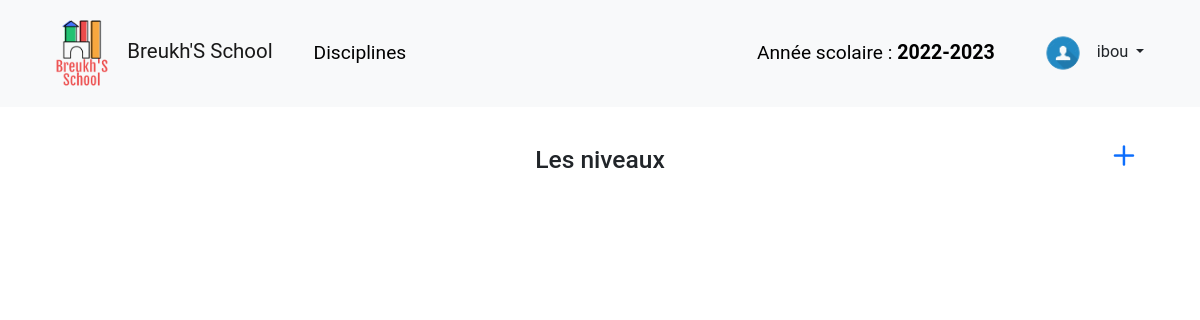
The app's page / (signed in), older data.
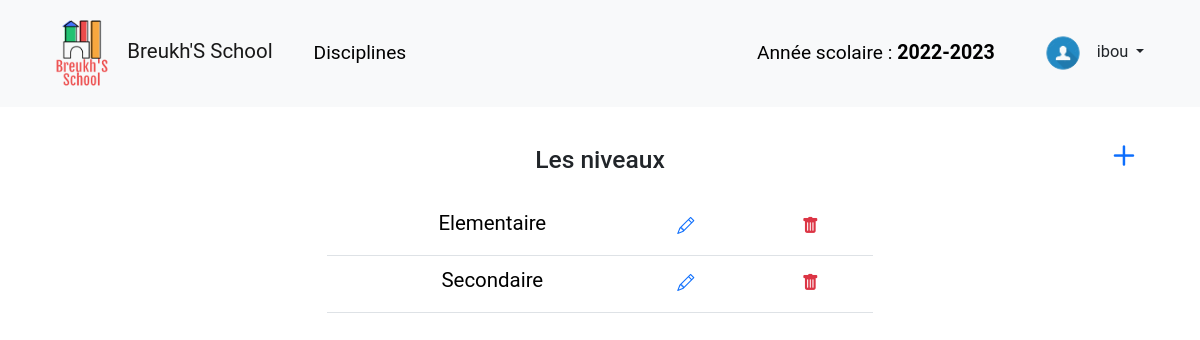
The same page, newer data.
### tables this page shows
CREATE TABLE `niveaux` (
  `id` int NOT NULL,
  `libelle` varchar(255) NOT NULL,
  `supprime` tinyint(1) NOT NULL DEFAULT '0'
);

### core/Controller.php (called while the page is built, shortened)
<?php
class Controller
{
    public function render(
        string $file,
        array $data = [],
        string $layout = NULL,
        bool $minify = false,
        array $scripts = []
    ): string {
        require_once "{$GLOBALS['viewsPath']}/$file.html.php";
        $result = ob_get_clean();
        return $result;
    }
}

### core/Router.php (called while the page is built, shortened)
<?php
class Router
{
    private static array $paths;
    public static string $namespace;
    public static function loadConfig(array $config)
    {
        foreach ($config as $route => $data)
            self::$paths[$route] = self::combine($data);
    }
    public static function execute()
    {
        [$method, $uri] = array_values(Helpers::resolveRequest());
        $ns = self::$namespace;
        if ($match = self::match($uri)) {
            $class           = $match['class'];
            $action          = $match['action'];
            $request_methods = $match['request_methods'];
            $args = '';
            if (
                empty($request_methods) ||
                (!empty($request_methods) && in_array($method, $request_methods))
            ) {
                eval("use $ns\\$class;(new $class())->$action($args);");
                return;
            }
        }
    }
    public static function getURLs()
    {
        $urls = [];
        foreach (self::$paths as $path => $values) {
            if (!empty($values['name']))
                if ($pos = strpos($path, '{')) {
                    $path = substr($path, 0, $pos);
                }
            $urls[$values['name']] = $path;
        }
        return $urls;
    }
    private static function match(string $uri): array|false
    {
        if ($uri === '')
            $uri = '/';
        if (isset(self::$paths[$uri])) {
            return self::$paths[$uri];
        }
    }
    private static function combine(array $data): array
    {
        extract($data);
        $handler = explode('@', $handler);
        $methods = array_map(function ($item) {
            return strtoupper($item);
        }, $methods ?? []);
        return array_combine(
            [
                'name',
                'class',
                'action',
                'request_methods',
                'title'
            ],
            [$name, $handler[0], $handler[1], $methods, $title ?? NULL]
        );
    }
}

### public/index.php (called while the page is built, shortened)
<?php
\Core\Router::execute();

### core/Database.php (called while the page is built, shortened)
<?php
class Database
{
    private PDO $pdo;
    public function __construct(
        string $dbname,
        string $host = 'localhost',
        string $user = 'root',
        string $password = ''
    ) {
        try {
            $this->pdo = new PDO("mysql:dbname=$dbname;dbhost=$host", $user, $password);
            $this->pdo->setAttribute(PDO::ATTR_DEFAULT_FETCH_MODE, PDO::FETCH_ASSOC);
        }
        catch (\PDOException $e) {
            echo $e->getMessage();
        }
    }
    public function pexec(
        string $query,
        array $values = [],
        string $fetchMethod = NULL
    ): mixed {
        $stmt = $this->pdo->prepare($query);
        $val = $stmt->execute($values);
        if ($fetchMethod) {
            return $stmt->$fetchMethod();
        }
        return $val;
    }
}

### src/Model/NiveauxModel.php (called while the page is built, shortened)
<?php
class NiveauxModel
{
    private Database $db;
    public function __construct(Database $db)
    {
        $this->db = $db;
    }
    public function getNiveaux()
    {
        return $this->db->pexec(
            'SELECT * FROM niveaux WHERE supprime = 0',
            [],
            'fetchAll'
        );
    }
}

### src/BaseController.php (called while the page is built, shortened)
<?php
class BaseController extends Controller
{
    public function __construct()
    {
        $this->db = new Database(
            dbname: 'gnotes',
            user: 'isyll',
            password: 'xCplm_'
        );
        $this->niveauxModel     = new NiveauxModel($this->db);
    }
}

### view/niveaux.html.php (the view, shortened to what the changed rows need)
<div class="container w-100">
    <div class="row position-relative">
        <div class="m-auto col-10 col-lg-6">
            <table class="table table-hover">
                <tbody>
                    <?php if (isset($niveaux)): ?>
                        <?php foreach ($niveaux as $n): ?>
                            <tr>
                                <td>
                                </td>
                                <td>
                                    <a href="<?= $urls['list-classes'] ?><?= $n['id'] ?>">
                                        <button class="btn btn-link p-0 fs-5 text-decoration-none text-black">
                                            <?= $n['libelle'] ?>
                                        </button>
                                    </a>
                                </td>
                                <td>
                                    <button class="dataClickTransfer btn btn-link" data-bs-toggle="modal"
                                        data-bs-target="#editNiveau" dataToTransfer="<?= $n['id'] ?>" dataTargetId="#niveauId">
                                        <a href="#" data-bs-toggle="tooltip" data-bs-title="Modifier">
                                            <i class="bi bi-pencil"></i>
                                        </a>
                                    </button>
                                </td>
                                <td>
                                    <form class="delete-niveau-form" action="<?= $urls['delete-niveau'] ?>" method="post">
                                        <button type="submit" data-bs-toggle="modal" data-bs-target="#confirmDeleteNiveau"
                                            class="delete-btn btn btn-link text-danger">
                                            <a href="#" data-bs-toggle="tooltip" data-bs-title="Supprimer">
                                                <i class="text-danger bi bi-trash-fill"></i>
                                            </a>
                                        </button>
                                    </form>
                                </td>
                            </tr>
                        <?php endforeach ?>
                    <?php endif ?>
                </tbody>
            </table>
        </div>
    </div>
</div>

Row changes from the older to the newer data that the page shows:
added niveaux: libelle "Elementaire"
added niveaux: libelle "Secondaire"
